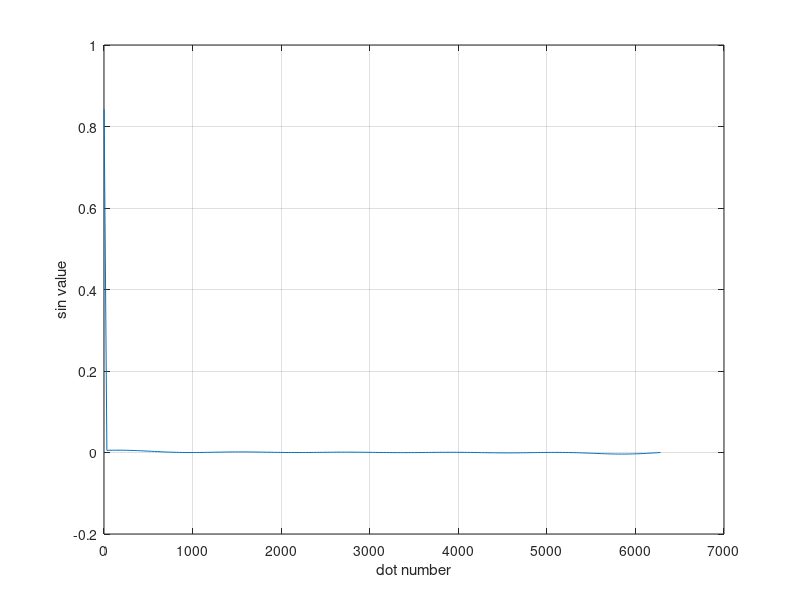

This figure's MATLAB source:
clc, clear, close all

portNumber = 3; 
sinGenerate = 0;

for n=0:1000
    dotGenerate = linspace(1,2*pi*n,200);
    sinGenerate = sinGenerate + sin(dotGenerate);
%     if mod(n, 100) == 0
%         figure();
%         plot(dotGenerate, sinGenerate);
%         xlabel('dot number');
%         ylabel('sin value');
%         grid on;
%     end
end
sinGenerate = sinGenerate / 1000;

plot(dotGenerate, sinGenerate);
xlabel('dot number');
ylabel('sin value');
grid on;

% matlabStruct = struct('rawData', uint16(sinGenerate));
% 
% port = remo_open(portNumber);
% 
% msg = remo_get_msg(port)   % Get data from matlab ...
% 
% [error, FormatString, Bytes] = remo_form_put(port, matlabStruct)
% 
% 
% for n=1:200
%    msg = remo_get_msg(port)  
% end
% 
% for n=1:200
%    msg2 = remo_get_msg(port)  
% end
% 
% remo_close(port);


